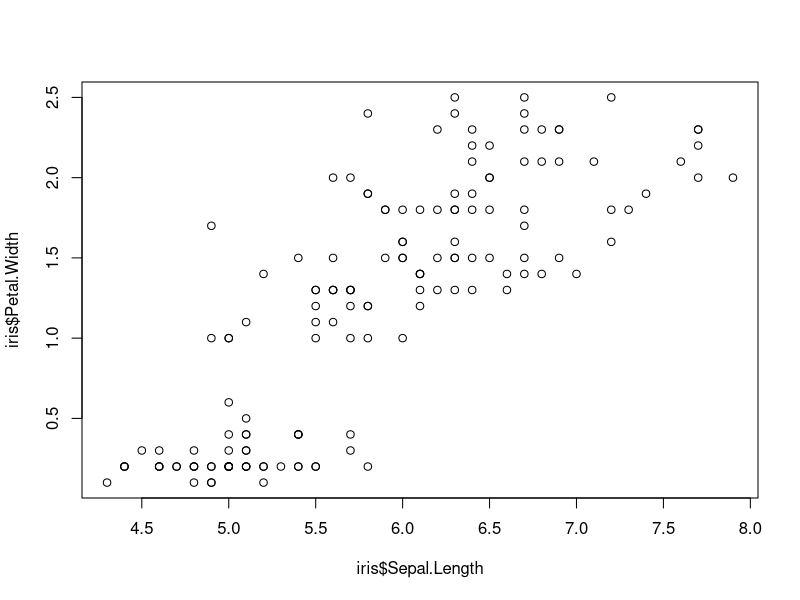
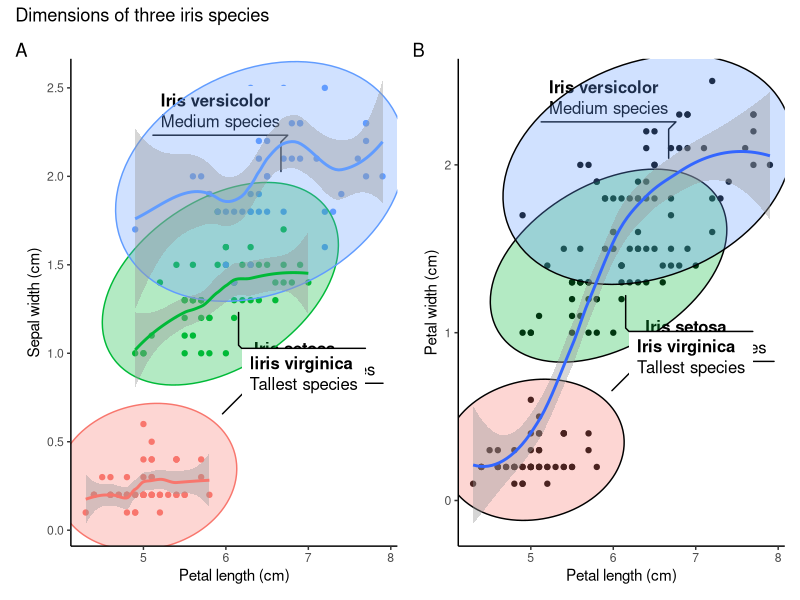
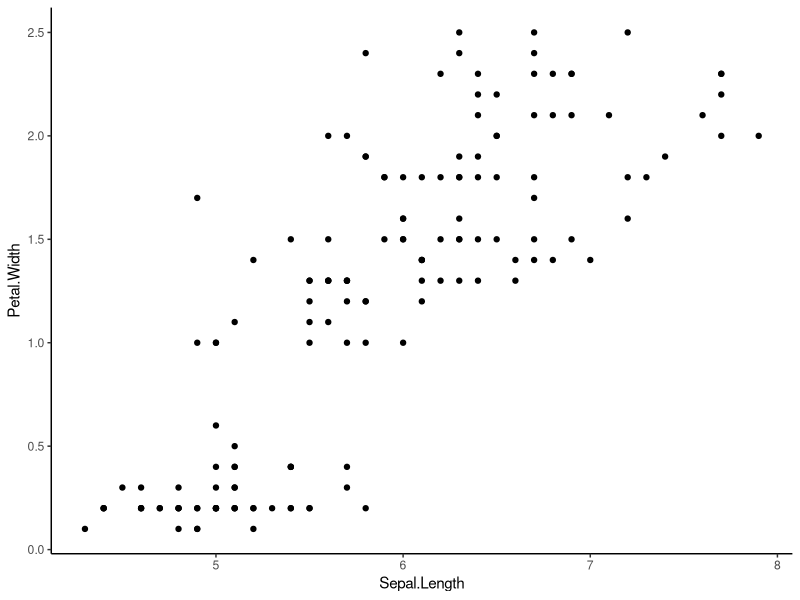

Write R code to recreate these figures, in order.
# IRIS PLOT ----

# I will use three packages

# install.packages("patchwork")
# install.packages("ggforce")
# install.packages("ggplot2")

# Let me load the packages using library() function.

library(patchwork)
library(ggforce)
library(ggplot2)

str(iris) # Checking the structure of the dataset. Returned in Console.

plot(iris$Sepal.Length, iris$Petal.Width) # Basic plot within the R base.

# Creating the first plot of the iris data.

separate_smooth <- ggplot(data = iris,    # Specifying the data to be plotted.
       mapping = aes(x = Sepal.Length,    # Stating the axes data.
                     y = Petal.Width,
                     color = Species)) +  # Ensuring points are colored by spp.
  geom_point() +                          # Deciding the plotting geometry.
  labs(x = "Petal length (cm)",           # Specifying the axes labels.
       y = "Sepal width (cm)") +
  geom_mark_ellipse(aes(fill = Species,   # Adding ellipses for the spps.
                        filter = Species == "setosa",
                        label = "Iris setosa",
                        description = "Shortest species")) +
  geom_mark_ellipse(aes(fill = Species,
                        filter = Species == "versicolor",
                        label = "Iris versicolor",
                        description = "Medium species")) +
  geom_mark_ellipse(aes(fill = Species,
                        filter = Species == "virginica",
                        label = "Iiris virginica",
                        description = "Tallest species")) +
  theme_classic() +                      # Having publication ready background.
  geom_smooth()                          # Adding smooth line around 95% level.

# In the above plot, having color within the aes() breakes the data into 
# species-wise groups. Meaning each species group will be smoothed separately.

uniform_smooth <- ggplot(data = iris,
                         mapping = aes(x = Sepal.Length,
                                       y = Petal.Width)) + # Note no color here.
  geom_point() +
  labs(x = "Petal length (cm)",
       y = "Petal width (cm)") +
  geom_mark_ellipse(aes(fill = Species,
                        filter = Species == "setosa",
                        label = "Iris setosa",
                        description = "Shortest species")) +
  geom_mark_ellipse(aes(fill = Species,
                        filter = Species == "versicolor",
                        label = "Iris versicolor",
                        description = "Medium species")) +
  geom_mark_ellipse(aes(fill = Species,
                        filter = Species == "virginica",
                        label = "Iris virginica",
                        description = "Tallest species")) +
  theme_classic() +
  geom_smooth()

# Avoiding the color parameter in the aes() ensures all species are considered
# together in the subsequent layers arguments. No grouping by species.

# Patchwork package allows for addition of two plots by their object names.
# The addition is so simple, just relying on the plus (+) operator.

combined_plots <- separate_smooth + uniform_smooth # Adding plots.

# Now I want to give the plots title and tags or labels to identify them

combined_plots_labeled <- combined_plots +
  plot_annotation(
    title = "Dimensions of three iris species", # Title of both plots.
    tag_levels = "A" # Indicates that the plots will be labelled A, B, C etc.
  ) # This makes the first plot to be A and the next to be B. Checking on 
# documentation will help know more arguments in this function.

# Now I want to remove the legends since the species labels are visible

combined_plots_labeled_no_legend <- combined_plots_labeled &
  theme(legend.position = "none") # Removes legends from the plots.

combined_plots_labeled_no_legend # This will print out the final product.

# Showing that in ggplot2 we can use & instead of plus (+)

ggplot2::ggplot(data = iris,
       mapping = aes(x = Sepal.Length,
                     y = Petal.Width)) &
  ggplot2::geom_point() &
  ggplot2::theme_classic()

# I think it has taken me a long time to know this.
# I used ggplot2:: so that I can be sure that the & is supported by ggplot2 and 
# not any other loaded packages such ggforce and patchwork.
